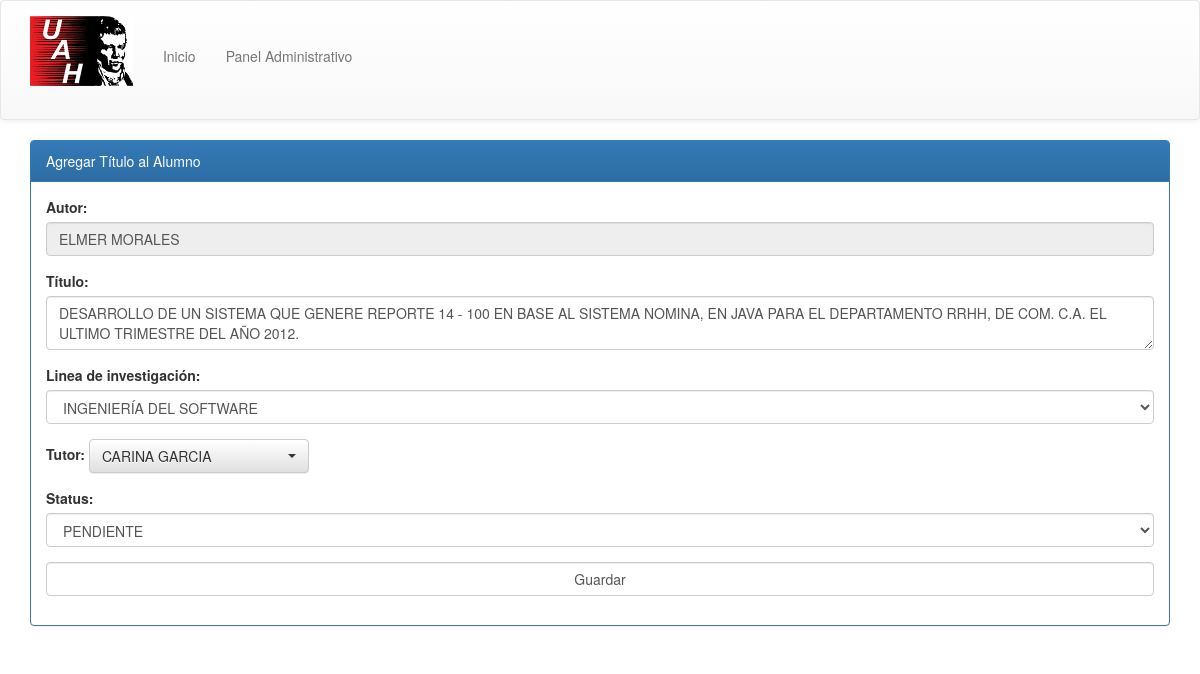
Screenshot of /editar_tesis/5b564337-a677-4f9f-8dc9-14974681e3c1 with the database file from the repository.
### tesis_orm.py (models this page shows, shortened)
class Alumno(Base):
    __tablename__ = "alumnos"
    indice = Column(String, primary_key=True, default=generar_identificador_unico)
    nombre = Column(String)
    apellido = Column(String, default="")
    cedula = Column(String)
    carrera = Column(String, default="")

class Tesis(Base):
    __tablename__ = "tesis"
    indice = Column(String, primary_key=True, default=generar_identificador_unico)
    titulo = Column(String)
    titulo_normalizado = Column(String)
    status = Column(String, default="pendiente")
    tutor_indice = Column(String, ForeignKey("tutores.indice"))
    tutor = relationship("Tutor", backref="_tesis")
    autor_indice = Column(String, ForeignKey("alumnos.indice"))
    autor = relationship("Alumno", backref="_tesis")
    linea_investigacion_id = Column(String, ForeignKey("lineas_de_investigacion.indice"))
    linea_investigacion = relationship("LineaDeInvestigacion", backref="_tesis")

class Tutor(Base):
    __tablename__ = "tutores"
    indice = Column(String, primary_key=True, default=generar_identificador_unico)
    nombre = Column(String)
    apellido = Column(String, default="")
    cedula = Column(String, default="")
    lineas_investigacion = relationship("LineaDeInvestigacion",
        secondary="tutor_linea", backref="_tutores")
    def __eq__(self, otro):
        return self.indice == otro.indice

### tesis_web.py (the view)
@app.route("/editar_tesis/<indice>", methods=["GET", "POST"])
def editar_tesis(indice):
    tesis = bd.query(Tesis).get(indice)
    lineas = bd.query(LineaDeInvestigacion).all()
    tutores = bd.query(Tutor).all()
    if tesis:
        if request.method == "GET":
            return render_template("editar_tesis.html", tesis=tesis, lineas_investigacion=lineas, tutores=tutores)
        elif request.method == "POST":
            status = actualizar_tesis(tesis)
            if status != True:
                return render_template("editar_tesis.html", tesis=tesis, lineas_investigacion=lineas, tutores=tutores, error=status)
            else:
                return render_template("editar_tesis.html", tesis=tesis, lineas_investigacion=lineas, tutores=tutores)
    else:
        return "No existe la tesis", 400

### templates/editar_tesis.html (shortened to what this page needs)
{% extends "base.html" %}
{% block contenido %}
    <div class="container">
        <div class="panel panel-primary">
            <div class="panel-heading">Agregar Título al Alumno</div>
            <div class="panel-body">
                <form method="POST" action="/editar_tesis/{{ tesis.indice }}" enctype="multipart/form-data">
                    <div class="form-group">
                        <label for="">Autor: </label>
                        <input class="form-control" name="autor" type="text"  value="{{ tesis.autor.nombre }} {{ tesis.autor.apellido }}" disabled>
                    </div>
                    <div class="form-group">
                        <label for="">Título: </label>
                        <textarea class="form-control" name="titulo">{{ tesis.titulo }}</textarea>
                    </div>
                    <div class="form-group">
                        <label for="">Linea de investigación: </label>
                        <select class="form-control" name="linea_investigacion">
                            {% for linea in lineas_investigacion %}
                            <option value="{{ linea.indice }}" {% if tesis.linea_investigacion.nombre == linea.nombre %}selected{% endif %}>{{ linea.nombre }}</option>
                            {% endfor %}
                        </select>
                    </div>
                    <div class="form-group">
                        <label for="">Tutor: </label>
                        <select class="selectpicker" data-live-search="true" name="tutor" >
                            {% for tutor in tutores %}
                            <option value="{{ tutor.indice }}" {% if tesis.tutor == tutor %}selected{% endif %}>{{ tutor.nombre }} {{ tutor.apellido }}</option>
                            {% endfor %}
                        </select>
                    </div>
                    <div class="form-group">
                        <label for="status">Status: </label>
                        <select name="status" class="form-control">
                            <option value="pendiente" {% if tesis.status == "pendiente" %} selected {% endif %} >PENDIENTE</option>
                        </select>
                    </div>
                    <input class="form-control" type="submit" value="Guardar">
                </form>
            </div>
    </div>
{% endblock %}

### rows the page displays
Alumno: autor "ELMER MORALES"
Tesis: titulo "DESARROLLO DE UN SISTEMA QUE GENERE REPORTE 14 - 100 EN BASE AL SISTEMA NOMINA, EN JAVA PARA EL DEPARTAMENTO RRHH, DE COM. C.A. EL ULTIMO TRIMESTRE DEL AÑO 2012.", status "PENDIENTE"
Tutor: nombre "CARINA", apellido "GARCIA"

### other values shown
form field linea_investigacion "INGENIERÍA DEL SOFTWARE"
